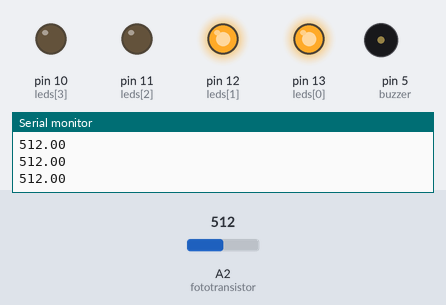
Recording of a sketch running on a simulated Arduino Uno, built with avr-gcc and run on an emulated ATmega328P. Parts: output pins drawn as LEDs (lit = HIGH), buzzer (waves = sounding, pin HIGH), the last lines printed to the serial monitor. The test bench sets the inputs (shaded band); at power-on: A2 (fototransistor) = 512.

Above: at 1.2 s.
1.3 s: A2 (fototransistor) set to 617
2.8 s: A2 (fototransistor) set to 631
At 3.7 s:
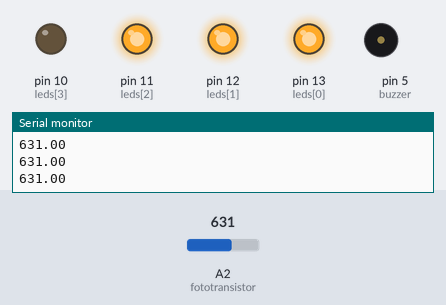
4.3 s: A2 (fototransistor) set to 864
5.8 s: A2 (fototransistor) set to 889
At 6.1 s:
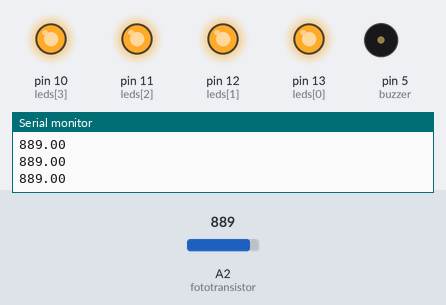
7.3 s: A2 (fototransistor) set to 306
At 8.4 s:
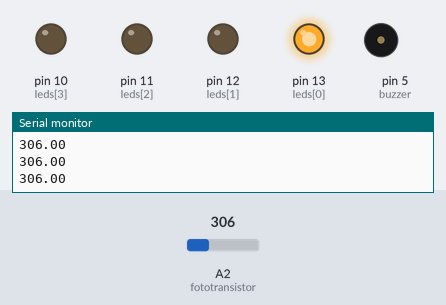
8.8 s: A2 (fototransistor) set to 364
10.3 s: A2 (fototransistor) set to 389
At 10.8 s:
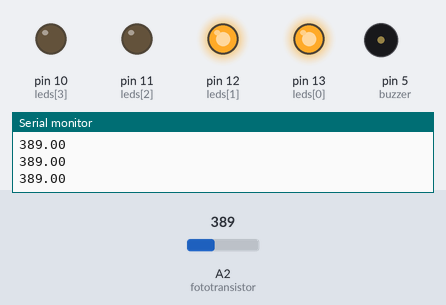
Timing chart, 0 to 12.8 s (numbered marks = the images above; inputs shaded):
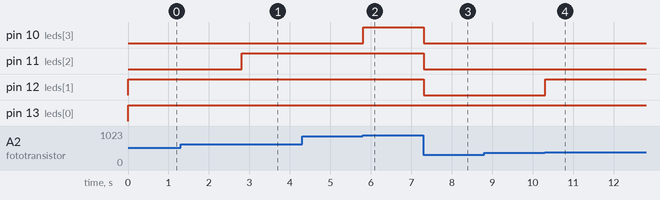

The sketch:

oef2.ino
```cpp
// all components
int potentioMeter = A0;  // select the input pin for the potentiometer
int leds[4] = {13,  12, 11, 10 };
int s[2] = { 7, 6 };
int tempSensor = A1;
int buzzer = 5;
int fototransistor = A2;
int flame = 3;
int tilt = 2;


void setup() {
  // put your setup code here, to run once:

  Serial.begin(9600);

  for(int i = 0; i< 4; i++){
    pinMode(leds[i], OUTPUT);
  }
  pinMode(buzzer, OUTPUT);


  for(int i = 0; i< 2; i++){
     pinMode(s[0], INPUT_PULLUP);
  }
  pinMode(fototransistor, INPUT_PULLUP);
  pinMode(tilt, INPUT_PULLUP);

  pinMode(potentioMeter, INPUT);
  pinMode(tempSensor, INPUT);
  pinMode(flame, INPUT);


}

void loop() {
  float input = analogRead(fototransistor);
  Serial.println(input);
  float aantalLeds = round(input/250);
  for (int i = 0; i<aantalLeds; i++){
    digitalWrite(leds[i], 1);
  }
  for (int i = aantalLeds; i<4; i++){
    digitalWrite(leds[i], 0);
  }
}
```

Measured:
- the behaviour switches between 624 and 625 on A2 (fototransistor) (found by bisection; images 0 and 1)
- the behaviour switches between 874 and 875 on A2 (fototransistor) (found by bisection; images 1 and 2)
- the behaviour switches between 374 and 375 on A2 (fototransistor) (found by bisection; images 3 and 4)
- after the input at 2.8 s, pin 11 (leds[2]): LOW → HIGH at once
- after the input at 5.8 s, pin 10 (leds[3]): LOW → HIGH at once
- after the input at 7.3 s, pin 10 (leds[3]), pin 11 (leds[2]), pin 12 (leds[1]): HIGH → LOW at once
- after the input at 10.3 s, pin 12 (leds[1]): LOW → HIGH at once
